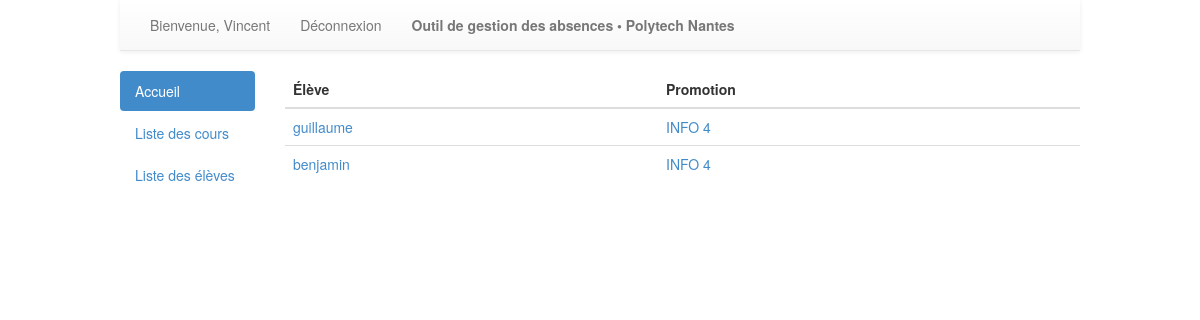
The page /absences/eleves/ (signed in) on the database its author committed.
### absences/models.py (models this page shows, shortened)
class Utilisateur(models.Model):
	user = models.OneToOneField(User)

class Etudiant(Utilisateur):
	promotion = models.ForeignKey(Promotion)

class Utilisateur(models.Model):
	user = models.OneToOneField(User)

class Promotion(models.Model):
	nom = models.CharField(max_length=200)
	responsable = models.ForeignKey(Enseignant)
	def __unicode__(self):
		return self.nom

### absences/views.py (the view)
@login_required
def listeEleve(request):
	listeEleve = Etudiant.objects.all()
	context = {'listeEleve': listeEleve}
	return render(request, 'absences/listeEleve.html', context)

### absences/context_processor.py (called while the page is built)
def nbAbsencesNonJustifiees (request):
	try:
		etudiant = Etudiant.objects.get(user=request.user.id)
		nb = Absence.objects.filter(etudiant_id = etudiant.id, justifie = False).count()
	except:
		nb = 0
	return {'nbAbsencesNonJustifiees':nb}

def determinerGroupe(request):
	groupeUtilisateur = {}
	groupeUtilisateur['etudiant'] = None
	groupeUtilisateur['secretaire'] = None
	groupeUtilisateur['enseignant'] = None
	try:
		groupes = request.user.groups.all()
		for groupe in groupes:
			if groupe.name == 'Etudiants':
				groupeUtilisateur['etudiant'] = Etudiant.objects.get(user=request.user.id)
			elif groupe.name == 'Secretaires':
				groupeUtilisateur['secretaire'] = Secretaire.objects.get(user=request.user.id)
			elif groupe.name == 'Enseignants':
				groupeUtilisateur['enseignant'] = Enseignant.objects.get(user=request.user.id)
	except:
		groupeUtilisateur['etudiant'] = None
		groupeUtilisateur['secretaire'] = None
		groupeUtilisateur['enseignant'] = None
	return {'groupeUtilisateur':groupeUtilisateur}

### absences/templates/absences/listeEleve.html
{% extends 'general.html' %}
{%block content %}
	{% if listeEleve %}
		<table class="table table-hover">
			<thead>
				<tr>
					<th>Élève</th>
					<th>Promotion</th>
				</tr>
			</thead>
			<tbody>
		{% for eleve in listeEleve %}
			<tr>
				<td>
					<a href="/absences/eleves/liste/{{ eleve.id }}/">{{eleve.user}}</a>
				</td>
				<td>
					<a href="{% url 'absences:infosPromotion' eleve.promotion.id %}">{{eleve.promotion}}</a>
				</td>
			</tr>
		{% endfor %}
			</tbody>
		</table>
	{% else %}
		<p>No polls are available.</p>
	{% endif %}
{% endblock %}

### templates/general.html (shortened to what this page needs)
<!DOCTYPE html>
	<head>
		{% load staticfiles %}
		<link rel="stylesheet" type="text/css" href="{% static 'css/style.css' %}" />
		<link rel="stylesheet" type="text/css" href="{% static 'css/bootstrap.min.css' %}" />
		<link rel="stylesheet" type="text/css" href="{% static 'css/bootstrap-theme.min.css' %}" />
	</head>
	<body>
	<div id="content">
		<nav class="navbar navbar-default navbar-static-top" role="navigation">
			<div class="container-fluid">
				<div class="collapse navbar-collapse" id="bs-example-navbar-collapse-1">
					<ul class="nav navbar-nav">
						{% if user.is_authenticated %}
						<li><a href="">Bienvenue, {{user.first_name}}</a></li>
						{% else %}
						<li><a href="">Bienvenue !</a></li>
						{% endif %}
						{% if user.is_authenticated %}
						<li><a href="{% url 'absences:deconnexion' %}" title="Deconnexion">Déconnexion</a></li>
						{% else %}
						<li><a href="{% url 'absences:connexion' %}" title="Connexion" style="font-weight:bold;">Connexion</a></li>
						{% endif %}
						<li><a href="#" style="font-weight:bold;">Outil de gestion des absences &bull; Polytech Nantes</a></li>
					</ul>
				</div>
			</div>
		</nav>
		<div class="row">
			<div class="col-md-2">
				<ul class="nav nav-pills nav-stacked">
				  	<li class="active"><a href="{% url 'absences:index' %}">Accueil</a></li>
					{% if groupeUtilisateur.secretaire or groupeUtilisateur.enseignant %}
					<li><a href="{% url 'absences:listeCours' %}">Liste des cours</a></li>
					<li><a href="{% url 'absences:listeEleve' %}">Liste des élèves</a></li>
					{% endif %}
				</ul>
			</div>
	 		<div class="col-md-10">
				{% block content %}	{% endblock %}
	 		</div>
		</div>
	</div>
	</body>
</html>

### static/css/style.css (style rules this page uses)
#content { width:80%; margin:auto; }

### rows shown on the page
Etudiant: user "guillaume", promotion "INFO 4"
Etudiant: user "benjamin", promotion "INFO 4"

### other values the page prints
{{ user.first_name }} "Vincent"
